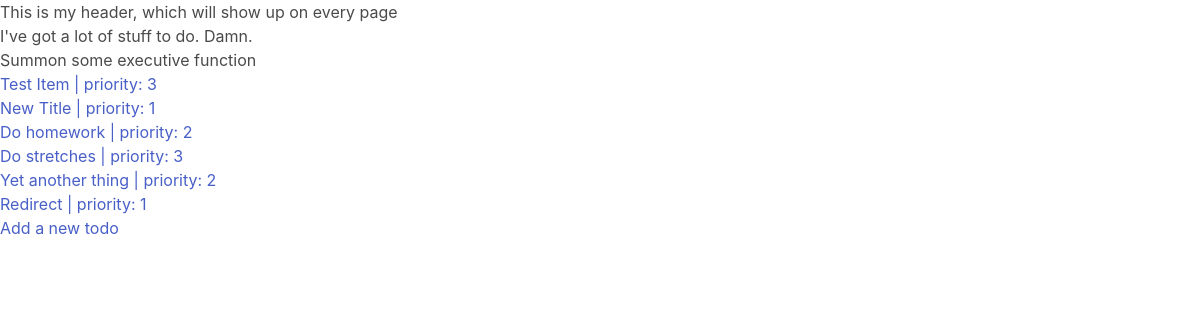
The app's page /, older data.
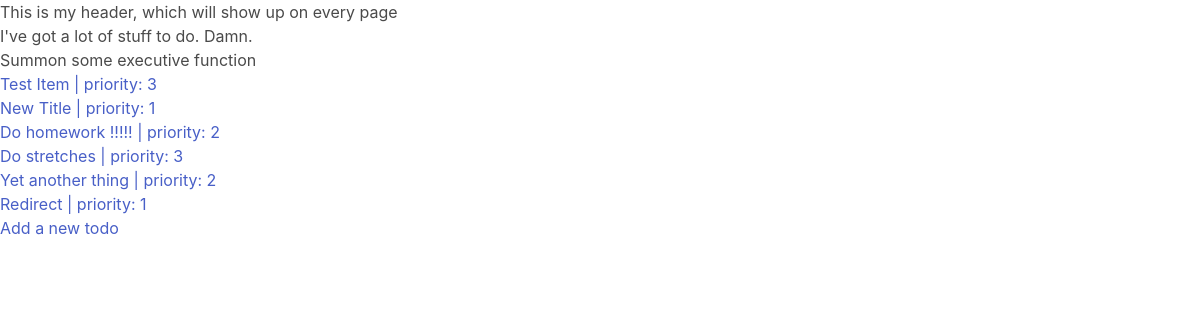
The same page, newer data.
### todos/models.py (models this page shows)
class Item(models.Model):
    title = models.CharField(max_length=255)
    date_created = models.DateTimeField(auto_now_add=True)
    priority = models.PositiveIntegerField()
    description = models.TextField()
    is_hidden = models.BooleanField(default=True)
    def __str__(self):
        return f'{self.title} | priority: {self.priority}'

### todos/views.py (the view)
# urls.py: path('', views.list_todos, name='home'),
def list_todos(request):
    todos = Item.objects.all()
    return render(request, 'todos/index.html', {'todos': todos})

### templates/todos/index.html (shortened to what this page needs)
{% extends 'base.html' %}
{% block content %}
    <h1>I've got a lot of stuff to do. Damn.</h1>
    <h2>Summon some executive function</h2>
    <ul>
    {% for todo in todos %}
    <li><a href="{% url 'detail-todo' todo.pk %}">{{ todo }}</a></li>
    {% endfor %}
    </ul>
    <a href="{% url 'new-todo' %}">Add a new todo</a>
{% endblock %}

Row changes from the older to the newer data that the page shows:
changed Item: title+priority "Do homework | priority: 2" → "Do homework !!!!! | priority: 2"
